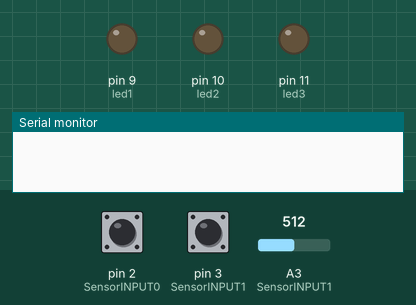
A sketch run on a simulated Arduino Uno, built with avr-gcc and run on an emulated ATmega328P. Shown: output pins drawn as LEDs (lit = HIGH), the last lines printed to the serial monitor. Inputs (shaded band) come from the test bench; at power-on: pin 2 (SensorINPUT0) LOW, pin 3 (SensorINPUT1) LOW, A3 (SensorINPUT1) = 512. Random numbers use the default seed unless the sketch sets one.

Above: at 1.2 s.
1.3 s: pin 2 (SensorINPUT0) driven HIGH
At 2.5 s:
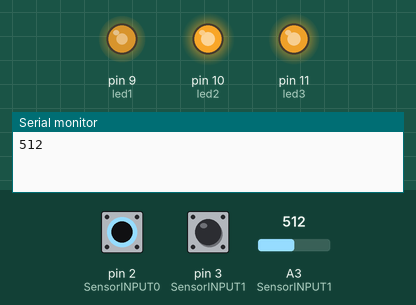
2.8 s: pin 3 (SensorINPUT1) driven HIGH
At 3.7 s:
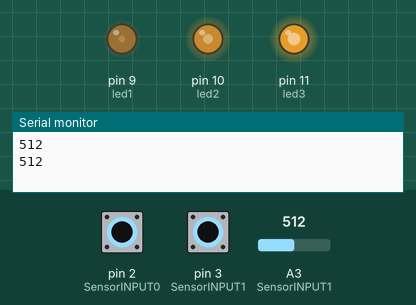
4.3 s: pin 2 (SensorINPUT0) pulsed LOW 2 times (0.12 s each, 0.3 s apart)
At 5.7 s:
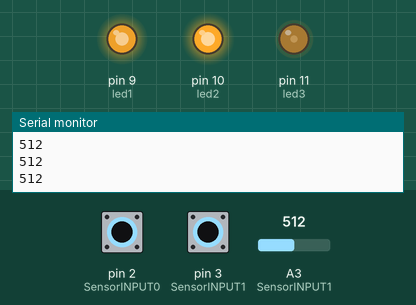
6.4 s: pin 3 (SensorINPUT1) pulsed LOW 2 times (0.12 s each, 0.3 s apart)
At 7.3 s:
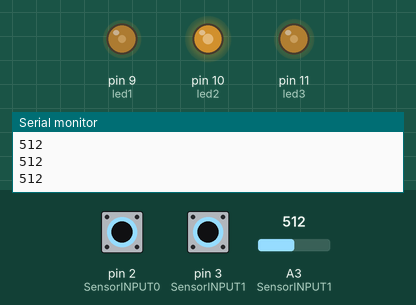
Timing chart, 0 to 9.4 s (numbered marks = the images above; inputs shaded):
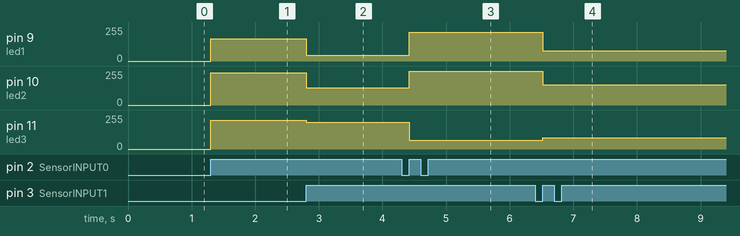

Measured:
- after the input at 1.3 s, pin 9 (led1): 0/255 → 167/255 at once; pin 10 (led2): 0/255 → 241/255 at once; pin 11 (led3): 0/255 → 217/255 at once
- after the input at 2.8 s, pin 9 (led1): 167/255 → 42/255 at once; pin 10 (led2): 241/255 → 130/255 at once; pin 11 (led3): 217/255 → 200/255 at once
- after the input at 4.3 s, pin 9 (led1): 42/255 → 216/255 after 0.12 s; pin 10 (led2): 130/255 → 254/255 after 0.12 s; pin 11 (led3): 200/255 → 67/255 after 0.12 s
- after the input at 6.4 s, pin 9 (led1): 216/255 → 77/255 after 0.12 s; pin 10 (led2): 254/255 → 152/255 after 0.12 s; pin 11 (led3): 67/255 → 85/255 after 0.12 s

The sketch:

ShockLamp.ino
```cpp
int led1 = 9; // Red Pin
int led2 = 10; // Green Pin
int led3 = 11; // Blue pin

int SensorINPUT0 = 2;
int SensorINPUT1 = 3;
int r=0;
int g=0;
int b=0;
int val=0;
int state=0;

void setup()
{
  pinMode(led1,OUTPUT);
  pinMode(led2,OUTPUT);
  pinMode(led3,OUTPUT);

  pinMode(SensorINPUT0, INPUT);        //震动开关为输入模式
  pinMode(SensorINPUT1, INPUT);
  Serial.begin(9600);
  attachInterrupt(1, blink,  RISING);
  attachInterrupt(0, blink, RISING);
}

void setColor(int red,int green,int blue)
{
  analogWrite(led1,red);
  analogWrite(led2,green);
  analogWrite(led3,blue);
}

void loop()
{
  if(state!=0){              // 如果state不是0时
    state = -1;
    val = analogRead(SensorINPUT1);
    Serial.println(val);
    r=random(256);
    g=random(256);
    b=random(256);
    setColor(r,g,b);
    delay(800);
    state = 0;
    }
}

//中断函数blink()
void blink(){
  if(state==-1){
    return;
  }
  state++;
}
```
